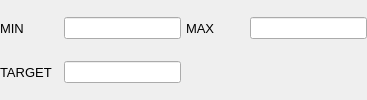
	<widget class="QWidget" name="panelEdgeLengths">
	  <property name="sizePolicy">
	    <sizepolicy hsizetype="Expanding" vsizetype="Fixed">
	      <horstretch>0</horstretch>
	      <verstretch>0</verstretch>
	    </sizepolicy>
	  </property>
	  <property name="visible">
	    <bool>false</bool>
	  </property>

	  <layout class="QGridLayout" name="panelEdgeLengthsGridLayout">
	    <property name="leftMargin">
	      <number>0</number>
	    </property>
	    <property name="topMargin">
	      <number>0</number>
	    </property>
	    <property name="rightMargin">
	      <number>0</number>
	    </property>
	    <property name="bottomMargin">
	      <number>0</number>
	    </property>
	    <property name="spacing">
	      <number>5</number>
	    </property>

	    <item row="0" column="0">
	      <widget class="QLabel" name="labelMinEdgeLength">
		<property name="sizePolicy">
		  <sizepolicy hsizetype="Expanding" vsizetype="Fixed">
		    <horstretch>1</horstretch>
		    <verstretch>0</verstretch>
		  </sizepolicy>
		</property>
		<property name="minimumSize">
		  <size>
		    <width>50</width>
		    <height>22</height>
		  </size>
		</property>
		<property name="maximumSize">
		  <size>
		    <width>10000</width>
		    <height>22</height>
		  </size>
		</property>
		<property name="alignment">
		  <set>Qt::AlignLeft|Qt::AlignVCenter</set>
		</property>
		<property name="margin">
		  <number>5</number>
		</property>
		<property name="text">
		  <string>MIN</string>
		</property>
		<property name="font">
		  <font>
		    <pointsize>10</pointsize>
		  </font>
		</property>
	      </widget>
	    </item>

	    <item row="0" column="1">
	      <widget class="QLineEdit" name="editMinEdgeLength">
		<property name="sizePolicy">
		  <sizepolicy hsizetype="Expanding" vsizetype="Fixed">
		    <horstretch>2</horstretch>
		    <verstretch>0</verstretch>
		  </sizepolicy>
		</property>
		<property name="minimumSize">
		  <size>
		    <width>50</width>
		    <height>22</height>
		  </size>
		</property>
		<property name="maximumSize">
		  <size>
		    <width>10000</width>
		    <height>22</height>
		  </size>
		</property>
		<property name="text">
		  <string/>
		</property>
		<property name="readOnly">
		  <bool>true</bool>
		</property>
		<property name="font">
		  <font>
		    <pointsize>10</pointsize>
		  </font>
		</property>
	      </widget>
	    </item>

	    <item row="0" column="2">
	      <widget class="QLabel" name="labelMaxEdgeLength">
		<property name="sizePolicy">
		  <sizepolicy hsizetype="Expanding" vsizetype="Fixed">
		    <horstretch>1</horstretch>
		    <verstretch>0</verstretch>
		  </sizepolicy>
		</property>
		<property name="minimumSize">
		  <size>
		    <width>50</width>
		    <height>22</height>
		  </size>
		</property>
		<property name="maximumSize">
		  <size>
		    <width>10000</width>
		    <height>22</height>
		  </size>
		</property>
		<property name="alignment">
		  <set>Qt::AlignLeft|Qt::AlignVCenter</set>
		</property>
		<property name="margin">
		  <number>5</number>
		</property>
		<property name="text">
		  <string>MAX</string>
		</property>
		<property name="font">
		  <font>
		    <pointsize>10</pointsize>
		  </font>
		</property>
	      </widget>
	    </item>

	    <item row="0" column="3">
	      <widget class="QLineEdit" name="editMaxEdgeLength">
		<property name="sizePolicy">
		  <sizepolicy hsizetype="Expanding" vsizetype="Fixed">
		    <horstretch>2</horstretch>
		    <verstretch>0</verstretch>
		  </sizepolicy>
		</property>
		<property name="minimumSize">
		  <size>
		    <width>50</width>
		    <height>22</height>
		  </size>
		</property>
		<property name="maximumSize">
		  <size>
		    <width>10000</width>
		    <height>22</height>
		  </size>
		</property>
		<property name="text">
		  <string/>
		</property>
		<property name="readOnly">
		  <bool>true</bool>
		</property>
		<property name="font">
		  <font>
		    <pointsize>10</pointsize>
		  </font>
		</property>
	      </widget>
	    </item>

	    <item row="1" column="0">
	      <widget class="QLabel" name="labelTargetEdgeLength">
		<property name="sizePolicy">
		  <sizepolicy hsizetype="Expanding" vsizetype="Fixed">
		    <horstretch>1</horstretch>
		    <verstretch>0</verstretch>
		  </sizepolicy>
		</property>
		<property name="minimumSize">
		  <size>
		    <width>50</width>
		    <height>22</height>
		  </size>
		</property>
		<property name="maximumSize">
		  <size>
		    <width>10000</width>
		    <height>22</height>
		  </size>
		</property>
		<property name="alignment">
		  <set>Qt::AlignLeft|Qt::AlignVCenter</set>
		</property>
		<property name="margin">
		  <number>5</number>
		</property>
		<property name="text">
		  <string>TARGET</string>
		</property>
		<property name="font">
		  <font>
		    <pointsize>10</pointsize>
		  </font>
		</property>
	      </widget>
	    </item>

	    <item row="1" column="1">
	      <widget class="QLineEdit" name="editTargetEdgeLength">
		<property name="sizePolicy">
		  <sizepolicy hsizetype="Expanding" vsizetype="Fixed">
		    <horstretch>2</horstretch>
		    <verstretch>0</verstretch>
		  </sizepolicy>
		</property>
		<property name="minimumSize">
		  <size>
		    <width>50</width>
		    <height>22</height>
		  </size>
		</property>
		<property name="maximumSize">
		  <size>
		    <width>10000</width>
		    <height>22</height>
		  </size>
		</property>
		<property name="text">
		  <string/>
		</property>
		<property name="font">
		  <font>
		    <pointsize>10</pointsize>
		  </font>
		</property>
	      </widget>
	    </item>

<!--
            <item row="2" column="0">
	      <widget class="QLabel" name="labelLowEdgeLength">
		<property name="sizePolicy">
		  <sizepolicy hsizetype="Expanding" vsizetype="Fixed">
		    <horstretch>1</horstretch>
		    <verstretch>0</verstretch>
		  </sizepolicy>
		</property>
		<property name="minimumSize">
		  <size>
		    <width>50</width>
		    <height>22</height>
		  </size>
		</property>
		<property name="maximumSize">
		  <size>
		    <width>10000</width>
		    <height>22</height>
		  </size>
		</property>
		<property name="alignment">
		  <set>Qt::AlignLeft|Qt::AlignVCenter</set>
		</property>
		<property name="margin">
		  <number>5</number>
		</property>
		<property name="text">
		  <string>LOW</string>
		</property>
		<property name="font">
		  <font>
		    <pointsize>10</pointsize>
		  </font>
		</property>
	      </widget>
	    </item>

	    <item row="2" column="1">
	      <widget class="QLineEdit" name="editLowEdgeLength">
		<property name="sizePolicy">
		  <sizepolicy hsizetype="Expanding" vsizetype="Fixed">
		    <horstretch>1</horstretch>
		    <verstretch>0</verstretch>
		  </sizepolicy>
		</property>
		<property name="minimumSize">
		  <size>
		    <width>50</width>
		    <height>22</height>
		  </size>
		</property>
		<property name="maximumSize">
		  <size>
		    <width>10000</width>
		    <height>22</height>
		  </size>
		</property>
		<property name="text">
		  <string/>
		</property>
		<property name="readOnly">
		  <bool>true</bool>
		</property>
		<property name="font">
		  <font>
		    <pointsize>10</pointsize>
		  </font>
		</property>
	      </widget>
	    </item>

	    <item row="2" column="2">
	      <widget class="QLabel" name="labelHighEdgeLength">
		<property name="sizePolicy">
		  <sizepolicy hsizetype="Expanding" vsizetype="Fixed">
		    <horstretch>1</horstretch>
		    <verstretch>0</verstretch>
		  </sizepolicy>
		</property>
		<property name="minimumSize">
		  <size>
		    <width>50</width>
		    <height>22</height>
		  </size>
		</property>
		<property name="maximumSize">
		  <size>
		    <width>10000</width>
		    <height>22</height>
		  </size>
		</property>
		<property name="alignment">
		  <set>Qt::AlignLeft|Qt::AlignVCenter</set>
		</property>
		<property name="margin">
		  <number>5</number>
		</property>
		<property name="text">
		  <string>HIGH</string>
		</property>
		<property name="font">
		  <font>
		    <pointsize>10</pointsize>
		  </font>
		</property>
	      </widget>
	    </item>

	    <item row="2" column="3">
	      <widget class="QLineEdit" name="editHighEdgeLength">
		<property name="sizePolicy">
		  <sizepolicy hsizetype="Expanding" vsizetype="Fixed">
		    <horstretch>1</horstretch>
		    <verstretch>0</verstretch>
		  </sizepolicy>
		</property>
		<property name="minimumSize">
		  <size>
		    <width>50</width>
		    <height>22</height>
		  </size>
		</property>
		<property name="maximumSize">
		  <size>
		    <width>10000</width>
		    <height>22</height>
		  </size>
		</property>
		<property name="text">
		  <string/>
		</property>
		<property name="readOnly">
		  <bool>true</bool>
		</property>
		<property name="font">
		  <font>
		    <pointsize>10</pointsize>
		  </font>
		</property>
	      </widget>
	    </item>
 -->
	    	    
	  </layout>
	</widget>
